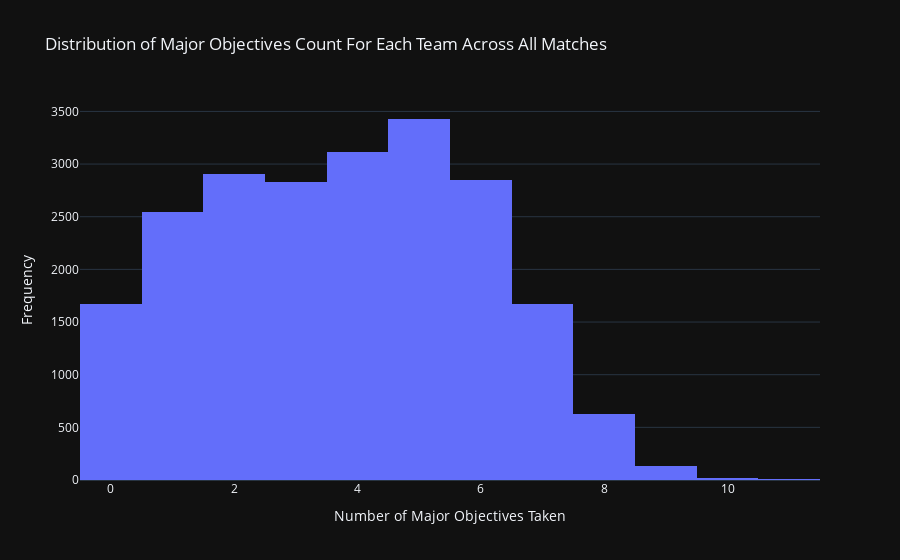

The notebook cell saved with this chart:
### Code cell
major_objectives = ['barons', 'dragons', 'heralds', 'void_grubs']
obj_count_df = filtered_df.copy()
# Sum the counts of each objective across rows
obj_count_df['major_objectives_count'] = obj_count_df[major_objectives].sum(axis=1)
# Display the new DataFrame
print(obj_count_df.head())

# Plot histogram based on distribution of major objectives.
fig = px.histogram(obj_count_df, x='major_objectives_count', nbins=20, 
                   title='Distribution of Major Objectives Count For Each Team Across All Matches',
                   labels={'major_objectives_count': 'Major Objectives Count'})

# Customize the layout for better readability
fig.update_layout(
    xaxis_title='Number of Major Objectives Taken',
    yaxis_title='Frequency',
    template='plotly_dark'
)

# Save the plot as an HTML file
fig.write_html('assets/major_objectives_distribution.html', include_plotlyjs='cdn')
fig

### Figure 1 — Plotly figure (JSON) as saved in the notebook; plotly's stock layout.template omitted (floating-point values rounded to 4 significant figures; data arrays with more than 128 entries replaced by an {"elided": "..."} marker saying what was removed)
{"data": [{"alignmentgroup": "True", "bingroup": "x", "hovertemplate": "Major Objectives Count=%{x}<br>count=%{y}<extra></extra>", "legendgroup": "", "marker": {"color": "#636efa", "pattern": {"shape": ""}}, "name": "", "nbinsx": 20, "offsetgroup": "", "orientation": "v", "showlegend": false, "type": "histogram", "x": {"elided": "21794 int values"}, "xaxis": "x", "yaxis": "y"}], "layout": {"barmode": "relative", "legend": {"tracegroupgap": 0}, "title": {"text": "Distribution of Major Objectives Count For Each Team Across All Matches"}, "xaxis": {"anchor": "y", "domain": [0, 1], "title": {"text": "Number of Major Objectives Taken"}}, "yaxis": {"anchor": "x", "domain": [0, 1], "title": {"text": "Frequency"}}}}
